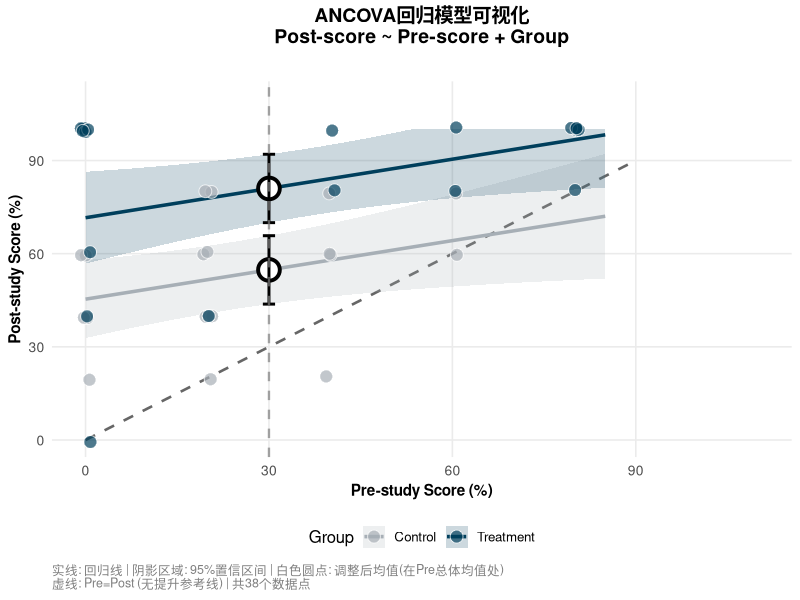

The R script that drew this image:
# ANCOVA回归模型可视化
# Visualize ANCOVA as Regression Model

# 加载必要的库
library(ggplot2)
library(car)
library(dplyr)

# 读取数据
control <- read.csv("control.csv", stringsAsFactors = FALSE)
treatment <- read.csv("treatment.csv", stringsAsFactors = FALSE)

# 清理数据
clean_percentage <- function(x) {
  as.numeric(gsub("%", "", x))
}

# 提取数据
control_pre <- clean_percentage(control$Correct.pre[1:(nrow(control)-1)])
control_post <- clean_percentage(control$Correct.post[1:(nrow(control)-1)])
treatment_pre <- clean_percentage(treatment$Correct.pre[1:nrow(treatment)])
treatment_post <- clean_percentage(treatment$Correct.post[1:nrow(treatment)])

# 准备ANCOVA数据
ancova_data <- data.frame(
  Group = factor(c(rep("Control", length(control_pre)), rep("Treatment", length(treatment_pre)))),
  Pre = c(control_pre, treatment_pre),
  Post = c(control_post, treatment_post)
)

# 拟合ANCOVA模型
ancova_model <- lm(Post ~ Pre + Group, data = ancova_data)
ancova_summary <- summary(ancova_model)
ancova_anova <- Anova(ancova_model, type = "II")

# 获取模型系数
coefs <- coef(ancova_model)
intercept_control <- coefs["(Intercept)"]
slope <- coefs["Pre"]
intercept_treatment <- intercept_control + coefs["GroupTreatment"]

# 获取ANCOVA的p值
p_ancova <- ancova_anova["Group", "Pr(>F)"]

# 计算调整后的均值（在Pre的总体均值处）
grand_mean_pre <- mean(c(control_pre, treatment_pre))

# 调整后的Post均值
control_adj_post <- intercept_control + slope * grand_mean_pre
treatment_adj_post <- intercept_treatment + slope * grand_mean_pre

# 计算调整后的置信区间
pred_control <- predict(ancova_model, 
                       newdata = data.frame(Group = "Control", Pre = grand_mean_pre),
                       se.fit = TRUE, interval = "confidence")
pred_treatment <- predict(ancova_model,
                         newdata = data.frame(Group = "Treatment", Pre = grand_mean_pre),
                         se.fit = TRUE, interval = "confidence")

# 创建预测数据用于绘制回归线和置信区间
# 使用Pre的实际范围，但扩展到合理范围
pre_min <- max(0, min(ancova_data$Pre) - 5)
pre_max <- min(100, max(ancova_data$Pre) + 5)
pre_range <- seq(pre_min, pre_max, length.out = 100)

# Control组的预测
pred_control_range <- predict(ancova_model,
                             newdata = data.frame(Group = "Control", Pre = pre_range),
                             se.fit = TRUE, interval = "confidence")
pred_control_df <- data.frame(
  Pre = pre_range,
  Post = pred_control_range$fit[, "fit"],
  Post_lwr = pmax(0, pmin(100, pred_control_range$fit[, "lwr"])),  # 限制在0-100范围内
  Post_upr = pmax(0, pmin(100, pred_control_range$fit[, "upr"])),  # 限制在0-100范围内
  Group = "Control"
)

# Treatment组的预测
pred_treatment_range <- predict(ancova_model,
                               newdata = data.frame(Group = "Treatment", Pre = pre_range),
                               se.fit = TRUE, interval = "confidence")
pred_treatment_df <- data.frame(
  Pre = pre_range,
  Post = pred_treatment_range$fit[, "fit"],
  Post_lwr = pmax(0, pmin(100, pred_treatment_range$fit[, "lwr"])),  # 限制在0-100范围内
  Post_upr = pmax(0, pmin(100, pred_treatment_range$fit[, "upr"])),  # 限制在0-100范围内
  Group = "Treatment"
)

# 合并预测数据
pred_all_df <- rbind(pred_control_df, pred_treatment_df)

# 创建调整后的均值点数据
adj_means_df <- data.frame(
  Group = c("Control", "Treatment"),
  Pre = c(grand_mean_pre, grand_mean_pre),
  Post = c(control_adj_post, treatment_adj_post),
  Post_lwr = c(pred_control$fit[1, "lwr"], pred_treatment$fit[1, "lwr"]),
  Post_upr = c(pred_control$fit[1, "upr"], pred_treatment$fit[1, "upr"])
)

# 计算每个坐标的重叠数量（用于验证输出）
ancova_data$coord_key <- paste(ancova_data$Pre, ancova_data$Post, sep = ",")
coord_counts <- table(ancova_data$coord_key)
ancova_data$overlap_count <- as.numeric(coord_counts[ancova_data$coord_key])

# 创建图形
p1 <- ggplot(ancova_data, aes(x = Pre, y = Post, color = Group, fill = Group)) +
  # 参考线: (0,0) 到 (90,90)，表示 Pre=Post（无提升）
  annotate("segment", x = 0, y = 0, xend = 90, yend = 90,
           color = "gray40", linewidth = 0.9, linetype = "dashed") +
  # 置信区间带
  geom_ribbon(data = pred_all_df, aes(x = Pre, ymin = Post_lwr, ymax = Post_upr),
              alpha = 0.2, linetype = 0) +
  # 回归线
  geom_line(data = pred_all_df, aes(x = Pre, y = Post, color = Group),
            linewidth = 1.2, linetype = "solid") +
  # 原始数据点（添加轻微抖动以显示重叠的点，黑色边框）
  geom_point(size = 4, alpha = 0.7, shape = 21, color = "white", stroke = 0.5,
             position = position_jitter(width = 0.8, height = 0.8, seed = 123)) +
  # 调整后的均值点（在总体均值处）
  geom_point(data = adj_means_df, aes(x = Pre, y = Post),
             size = 6, shape = 21, fill = "white", color = "black", stroke = 2) +
  # 调整后均值的置信区间（垂直线）
  geom_errorbar(data = adj_means_df, aes(x = Pre, ymin = Post_lwr, ymax = Post_upr),
                width = 2, linewidth = 1, color = "black") +
  # 总体均值处的垂直线
  geom_vline(xintercept = grand_mean_pre, linetype = "dashed", 
             color = "gray50", linewidth = 0.8, alpha = 0.7) +
  # 标签和主题
  labs(
    title = "ANCOVA回归模型可视化\nPost-score ~ Pre-score + Group",
    subtitle = sprintf("Group效应: F(%d, %d) = %.2f, p = %.4f %s",
                      ancova_anova["Group", "Df"],
                      ancova_anova["Residuals", "Df"],
                      ancova_anova["Group", "F"],
                      p_ancova,
                      ifelse(p_ancova < 0.001, "***",
                             ifelse(p_ancova < 0.01, "**",
                                    ifelse(p_ancova < 0.05, "*", "")))),
    x = "Pre-study Score (%)",
    y = "Post-study Score (%)",
    color = "Group",
    fill = "Group",
    caption = sprintf("实线: 回归线 | 阴影区域: 95%%置信区间 | 白色圆点: 调整后均值(在Pre总体均值处)\n虚线: Pre=Post (无提升参考线) | 共%d个数据点", nrow(ancova_data))
  ) +
  scale_color_manual(values = c("Control" = "#A7AFB6", "Treatment" = "#003F5C")) +
  scale_fill_manual(values = c("Control" = "#A7AFB6", "Treatment" = "#003F5C")) +
  theme_minimal(base_size = 12) +
  theme(
    plot.title = element_text(size = 14, face = "bold", hjust = 0.5),
    plot.subtitle = element_text(size = 11, hjust = 0.5, margin = margin(b = 15)),
    plot.caption = element_text(size = 9, color = "gray50", hjust = 0),
    legend.position = "bottom",
    panel.grid.minor = element_blank(),
    axis.text = element_text(size = 10),
    axis.title = element_text(size = 11, face = "bold")
  ) +
  # 使用coord_cartesian只改变显示范围，不过滤数据点
  coord_cartesian(xlim = c(0, max(ancova_data$Pre, ancova_data$Post) * 1.1),
                  ylim = c(0, max(ancova_data$Post) * 1.1))

# 保存图形
ggsave("ancova_regression_plot.png", plot = p1, width = 10, height = 8, dpi = 300)

cat("ANCOVA回归模型可视化已保存: ancova_regression_plot.png\n\n")

# 验证数据点数量
cat("========================================\n")
cat("数据点验证\n")
cat("========================================\n")
cat(sprintf("ANCOVA数据框总行数: %d\n", nrow(ancova_data)))
cat(sprintf("Control组数据点: %d\n", sum(ancova_data$Group == "Control")))
cat(sprintf("Treatment组数据点: %d\n", sum(ancova_data$Group == "Treatment")))
unique_coords <- unique(ancova_data[, c("Pre", "Post")])
overlap_coords <- unique_coords[coord_counts[paste(unique_coords$Pre, unique_coords$Post, sep = ",")] > 1, ]
cat(sprintf("唯一坐标数: %d\n", nrow(unique_coords)))
cat(sprintf("有重叠的坐标数: %d\n", nrow(overlap_coords)))
cat(sprintf("重叠的点数: %d\n", sum(ancova_data$overlap_count > 1)))
cat(sprintf("所有数据点应在可视化中显示\n\n"))

# 打印模型信息
cat("========================================\n")
cat("ANCOVA回归模型信息\n")
cat("========================================\n\n")
cat("模型: Post ~ Pre + Group\n\n")
cat("回归系数:\n")
cat(sprintf("  Control组截距: %.4f\n", intercept_control))
cat(sprintf("  Treatment组截距: %.4f\n", intercept_treatment))
cat(sprintf("  Pre-score斜率: %.4f\n", slope))
cat(sprintf("  截距差异: %.4f\n", coefs["GroupTreatment"]))
cat("\n")

cat("回归方程:\n")
cat(sprintf("  Control组: Post = %.2f + %.2f × Pre\n", intercept_control, slope))
cat(sprintf("  Treatment组: Post = %.2f + %.2f × Pre\n", intercept_treatment, slope))
cat("\n")

cat(sprintf("在Pre总体均值 (%.2f%%) 处的调整后均值:\n", grand_mean_pre))
cat(sprintf("  Control组: %.2f%%\n", control_adj_post))
cat(sprintf("  Treatment组: %.2f%%\n", treatment_adj_post))
cat(sprintf("  差异: %.2f%%\n", treatment_adj_post - control_adj_post))
cat("\n")

cat("模型统计:\n")
cat(sprintf("  R² = %.4f\n", ancova_summary$r.squared))
cat(sprintf("  调整R² = %.4f\n", ancova_summary$adj.r.squared))
cat(sprintf("  F统计量 = %.4f, p = %.6f\n", 
            ancova_anova["Group", "F"], p_ancova))
cat("\n")

cat("可视化完成！\n")
